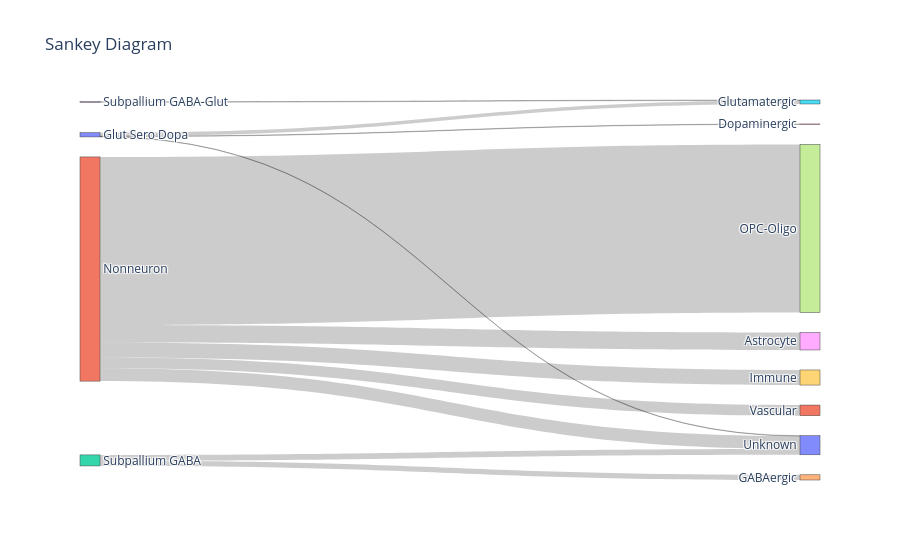

Here is the notebook cell this chart was saved with:
### Code cell
sankey_from_obs(
    adata_neurons_tmp,
    source_col="mmc_neighborhood",
    target_col="sn_high_level_class"
)

### Figure 1 — Plotly figure (JSON) as saved in the notebook; plotly's stock layout.template omitted (floating-point values rounded to 4 significant figures)
{"data": [{"link": {"source": [0, 0, 0, 0, 0, 0, 0, 0, 1, 1, 1, 1, 1, 1, 1, 1, 2, 2, 2, 2, 2, 2, 2, 2, 3, 3, 3, 3, 3, 3, 3, 3], "target": [4, 5, 6, 7, 8, 9, 10, 11, 4, 5, 6, 7, 8, 9, 10, 11, 4, 5, 6, 7, 8, 9, 10, 11, 4, 5, 6, 7, 8, 9, 10, 11], "value": [0, 3713, 455, 0, 0, 0, 408, 0, 0, 0, 0, 181095, 18784, 16257, 13844, 11497, 5612, 0, 0, 0, 0, 0, 6275, 0, 0, 565, 0, 0, 0, 0, 0, 0]}, "node": {"label": ["Glut Sero Dopa", "Nonneuron", "Subpallium GABA", "Subpallium GABA-Glut", "GABAergic", "Glutamatergic", "Dopaminergic", "OPC-Oligo", "Astrocyte", "Immune", "Unknown", "Vascular"], "pad": 20, "thickness": 20}, "type": "sankey"}], "layout": {"font": {"size": 12}, "title": {"text": "Sankey Diagram"}}}
